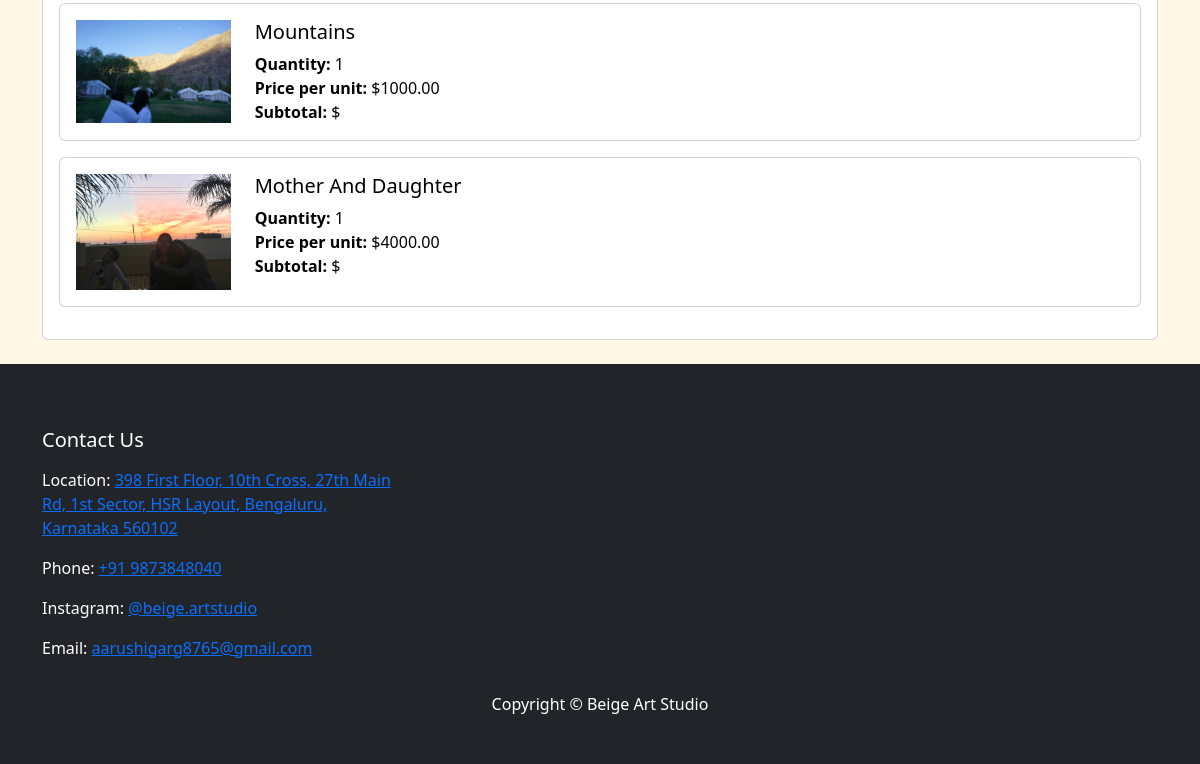
The app's page /payment/orders/ (signed in, lower part), older data.
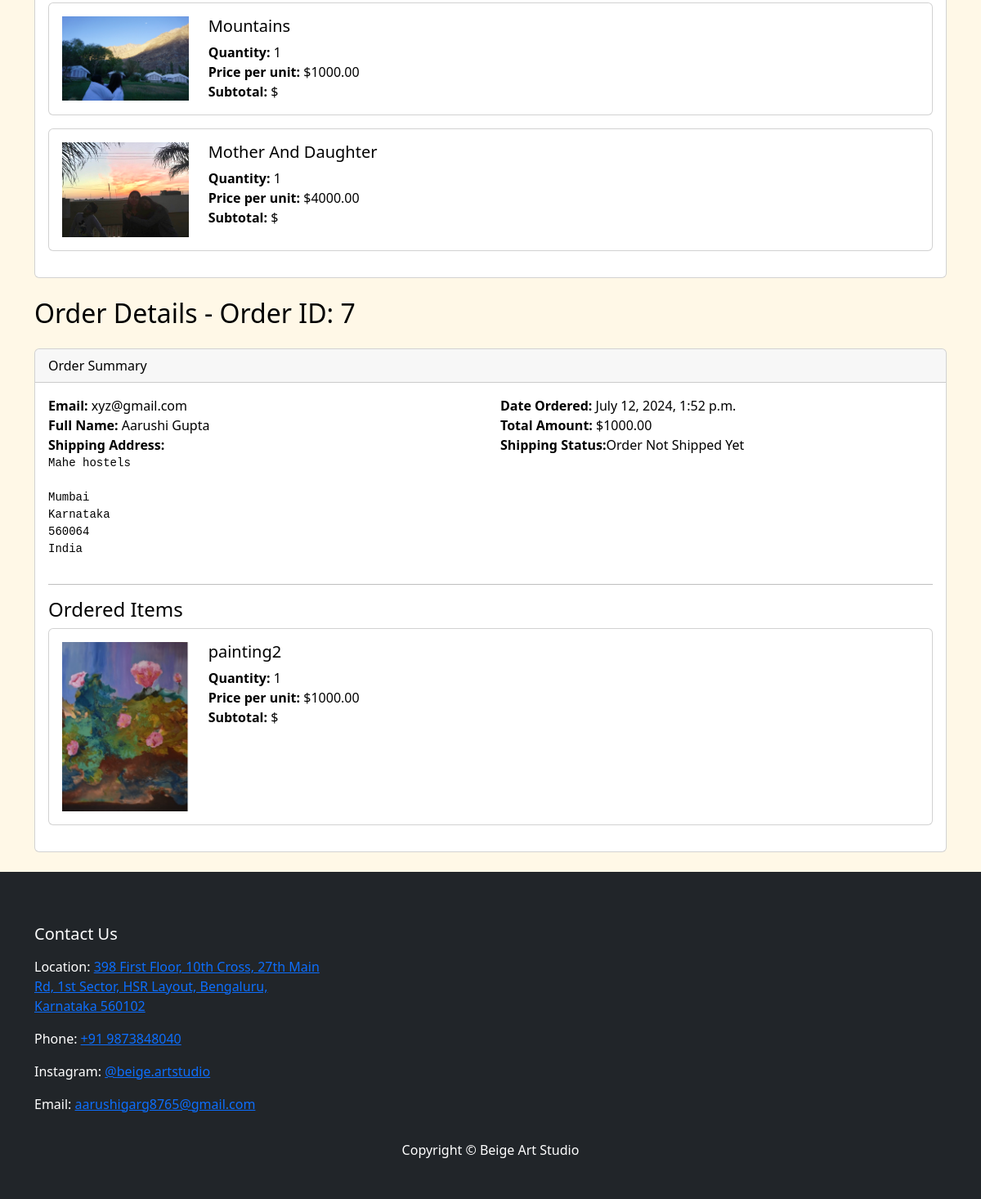
The same page, newer data.
### payment/models.py (models this page shows, shortened)
class OrderItem(models.Model):
    order = models.ForeignKey(Order, related_name='order_items', on_delete=models.CASCADE, null=True)
    product = models.ForeignKey(Product, on_delete=models.CASCADE, null=True)
    user = models.ForeignKey(User, on_delete=models.CASCADE, null=True, blank=True)
    quantity = models.PositiveBigIntegerField(default=1)
    price = models.DecimalField(max_digits=7, decimal_places=2)

class Order(models.Model):
    STATUS_CHOICES = [
        ('P', 'Pending'),
        ('S', 'Shipped'),
        ('C', 'Cancelled'),
    ]
    user = models.ForeignKey(User, on_delete=models.CASCADE, null=True, blank=True)
    full_name = models.CharField(max_length=250)
    email = models.EmailField(max_length=250)
    shipping_address = models.TextField(max_length=15000)
    amount_paid = models.DecimalField(max_digits=7, decimal_places=2)
    date_ordered = models.DateTimeField(auto_now_add=True)
    shipped = models.BooleanField(default=False)
    date_shipped = models.DateTimeField(blank=True, null=True)

### store/models.py (models this page shows, shortened)
class Product(models.Model):
    name = models.CharField(max_length=100)
    price = models.DecimalField(default=0, decimal_places=2, max_digits=6)
    category = models.ForeignKey(Category, on_delete=models.CASCADE, default=1)
    description = models.CharField(max_length=250, default='', blank=True, null=True)
    image = models.ImageField(upload_to='uploads/product/')
    is_sale = models.BooleanField(default=False)
    sale_price = models.DecimalField(default=0, decimal_places=2, max_digits=6)

### payment/views.py (the view)
# urls.py: path('orders/', views.order_list, name='order_list'),
@login_required
def order_list(request):
    orders = Order.objects.filter(user=request.user).prefetch_related('order_items')
    context = {
        'orders': orders,
    }
    return render(request, 'payment/order_list.html', context)

### cart/cart.py (called while the page is built)
    def __len__(self):
        return len(self.cart)

### cart/context_processors.py (called while the page is built)
def cart(request):
    return {'cart': Cart(request)}

### payment/templates/payment/order_list.html (shortened to what this page needs)
{% extends 'base.html' %}
{% block content %}
<div class="container mt-4">
    {% for order in orders %}
    <h2 class="mb-4">Order Details - Order ID: {{ order.id }}</h2>
    <div class="card mb-4">
        <div class="card-header">
            Order Summary
        </div>
        <div class="card-body">
            <div class="row mb-3">
                <div class="col-md-6">
                    <strong>Email:</strong> {{ order.user.email }}<br>
                    <strong>Full Name:</strong> {{ order.user.get_full_name }}<br>
                    <strong>Shipping Address:</strong><br>
                    <pre>{{ order.shipping_address }}</pre>
                </div>
                <div class="col-md-6">
                    <strong>Date Ordered:</strong> {{ order.date_ordered }}<br>
                    <strong>Total Amount:</strong> ${{ order.amount_paid }}<br>
                    {% if not order.shipped %}
                    <strong>Shipping Status:</strong><red>Order Not Shipped Yet</red> <br>
                    {% endif %}
                </div>
            </div>
            <hr>
            <h4>Ordered Items</h4>
            {% for item in order.order_items.all %}
                <div class="card mb-3">
                    <div class="card-body">
                        <div class="row">
                            <div class="col-md-2">
                                <img src="{{ item.product.image.url }}" class="img-fluid" alt="{{ item.product.name }}">
                            </div>
                            <div class="col-md-10">
                                <h5 class="card-title">{{ item.product.name }}</h5>
                                <p class="card-text">
                                    <strong>Quantity:</strong> {{ item.quantity }}<br>
                                    <strong>Price per unit:</strong> ${{ item.price }}<br>
                                    <strong>Subtotal:</strong> ${{ item.subtotal }}
                                </p>
                            </div>
                        </div>
                    </div>
                </div>
            {% endfor %}
        </div>
    </div>
    {% endfor %}
</div>
{% endblock %}

Row changes from the older to the newer data that the page shows:
added Order: id "7", user.email "xyz@gmail.com", user.get_full_name "Aarushi Gupta", shipping_address "Mahe hostels Mumbai Karnataka 560064 India", date_ordered "July 12, 2024, 1:52 p.m.", amount_paid "1000.00", shows "Shipping Status:", shipped "Order Not Shipped Yet"
added OrderItem: product.image (picture), product.name "painting2", quantity "1", price "1000.00", shown under "7"
